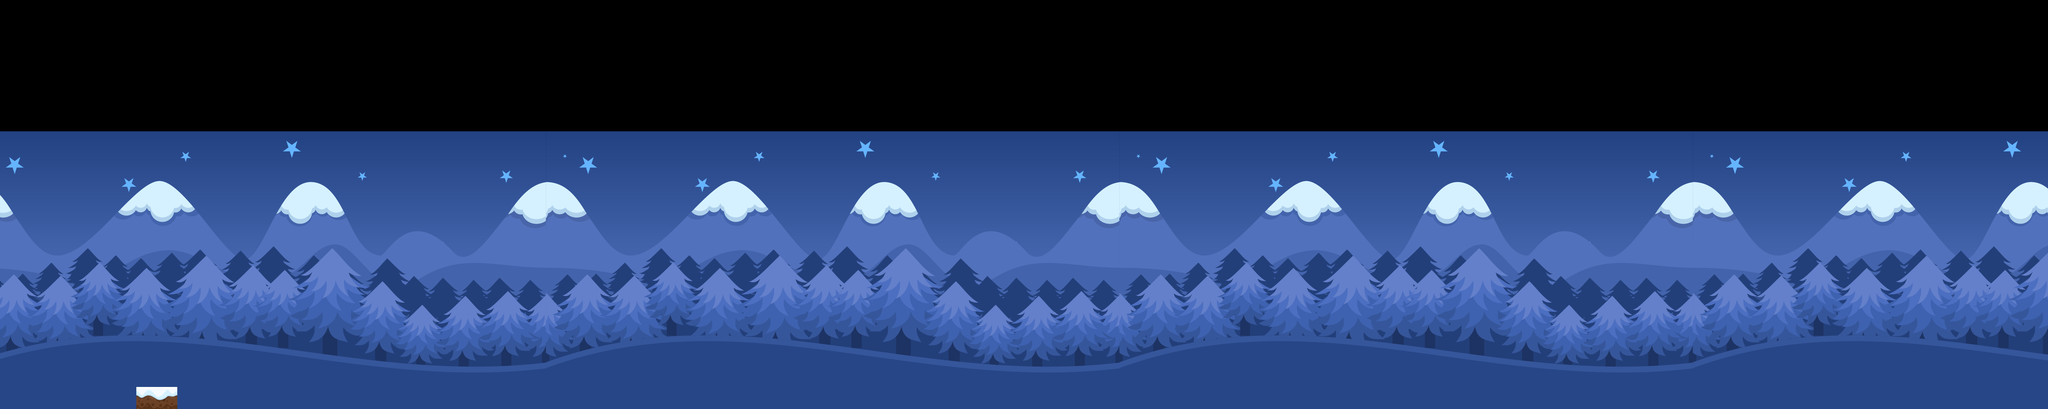

Below is a game level as drawn by its tile map, then a one-line description and the .tmx file that defines it, in full:
An orthogonal 50x10 tile map with 128x128 px tiles, 1 tile layer (Tile Layer 1), 2 tilesets.

<map version="1.0" tiledversion="1.1.2" orientation="orthogonal" renderorder="right-down" width="50" height="10" tilewidth="128" tileheight="128" infinite="0" nextobjectid="1">
 <tileset firstgid="1" name="level5" tilewidth="1800" tileheight="893" tilecount="60" columns="0">
  <grid orientation="orthogonal" width="1" height="1" />
  <tile id="0">
   <image width="133" height="65" source="../sprites/summer/objects/Bush1.png" />
  </tile>
  <tile id="1">
   <image width="133" height="65" source="../sprites/summer/objects/Bush2.png" />
  </tile>
  <tile id="2">
   <image width="73" height="47" source="../sprites/summer/objects/Bush3.png" />
  </tile>
  <tile id="3">
   <image width="73" height="46" source="../sprites/summer/objects/Bush4.png" />
  </tile>
  <tile id="4">
   <image width="77" height="77" source="../sprites/summer/objects/Crate.png" />
  </tile>
  <tile id="5">
   <image width="49" height="41" source="../sprites/summer/objects/Mushroom1.png" />
  </tile>
  <tile id="6">
   <image width="50" height="41" source="../sprites/summer/objects/Mushroom2.png" />
  </tile>
  <tile id="7">
   <image width="63" height="65" source="../sprites/summer/objects/Sign1.png" />
  </tile>
  <tile id="8">
   <image width="62" height="64" source="../sprites/summer/objects/Sign2.png" />
  </tile>
  <tile id="9">
   <image width="90" height="54" source="../sprites/summer/objects/Stone.png" />
  </tile>
  <tile id="10">
   <image width="116" height="44" source="../sprites/summer/objects/Tree1.png" />
  </tile>
  <tile id="11">
   <image width="282" height="301" source="../sprites/summer/objects/Tree2.png" />
  </tile>
  <tile id="12">
   <image width="282" height="275" source="../sprites/summer/objects/Tree3.png" />
  </tile>
  <tile id="13">
   <image width="128" height="128" source="../sprites/summer/tile/block1.png" />
  </tile>
  <tile id="14">
   <image width="128" height="128" source="../sprites/summer/tile/block2.png" />
  </tile>
  <tile id="15">
   <image width="128" height="128" source="../sprites/summer/tile/block3.png" />
  </tile>
  <tile id="16">
   <image width="129" height="129" source="../sprites/summer/tile/block4.png" />
  </tile>
  <tile id="17">
   <image width="128" height="128" source="../sprites/summer/tile/block6.png" />
  </tile>
  <tile id="18">
   <image width="128" height="128" source="../sprites/summer/tile/block7.png" />
  </tile>
  <tile id="19">
   <image width="128" height="128" source="../sprites/summer/tile/block8.png" />
  </tile>
  <tile id="20">
   <image width="128" height="128" source="../sprites/summer/tile/block9.png" />
  </tile>
  <tile id="21">
   <image width="128" height="128" source="../sprites/summer/tile/block10.png" />
  </tile>
  <tile id="22">
   <image width="128" height="128" source="../sprites/summer/tile/block11.png" />
  </tile>
  <tile id="23">
   <image width="128" height="128" source="../sprites/summer/tile/block12.png" />
  </tile>
  <tile id="24">
   <image width="128" height="128" source="../sprites/summer/tile/block13.png" />
  </tile>
  <tile id="25">
   <image width="128" height="128" source="../sprites/summer/tile/block14.png" />
  </tile>
  <tile id="26">
   <image width="128" height="93" source="../sprites/summer/tile/ledge.png" />
  </tile>
  <tile id="27">
   <image width="128" height="93" source="../sprites/summer/tile/ledge1.png" />
  </tile>
  <tile id="28">
   <image width="128" height="93" source="../sprites/summer/tile/ledge2.png" />
  </tile>
  <tile id="29">
   <image width="128" height="99" source="../sprites/summer/tile/water.png" />
  </tile>
  <tile id="30">
   <image width="128" height="128" source="../sprites/summer/tile/water2.png" />
  </tile>
  <tile id="31">
   <image width="101" height="101" source="../sprites/winter/Object/Crate.png" />
  </tile>
  <tile id="32">
   <image width="97" height="78" source="../sprites/winter/Object/Crystal.png" />
  </tile>
  <tile id="33">
   <image width="101" height="101" source="../sprites/winter/Object/IceBox.png" />
  </tile>
  <tile id="34">
   <image width="511" height="201" source="../sprites/winter/Object/Igloo.png" />
  </tile>
  <tile id="35">
   <image width="87" height="94" source="../sprites/winter/Object/Sign1.png" />
  </tile>
  <tile id="36">
   <image width="87" height="93" source="../sprites/winter/Object/Sign2.png" />
  </tile>
  <tile id="37">
   <image width="193" height="210" source="../sprites/winter/Object/SnowMan.png" />
  </tile>
  <tile id="38">
   <image width="124" height="78" source="../sprites/winter/Object/Stone.png" />
  </tile>
  <tile id="39">
   <image width="364" height="280" source="../sprites/winter/Object/Tree1.png" />
  </tile>
  <tile id="40">
   <image width="228" height="280" source="../sprites/winter/Object/Tree2.png" />
  </tile>
  <tile id="41">
   <image width="128" height="128" source="../sprites/winter/Tiles/winter1.png" />
  </tile>
  <tile id="42">
   <image width="128" height="128" source="../sprites/winter/Tiles/winter2.png" />
  </tile>
  <tile id="43">
   <image width="128" height="128" source="../sprites/winter/Tiles/winter3.png" />
  </tile>
  <tile id="44">
   <image width="128" height="128" source="../sprites/winter/Tiles/winter4.png" />
  </tile>
  <tile id="45">
   <image width="128" height="128" source="../sprites/winter/Tiles/winter5.png" />
  </tile>
  <tile id="46">
   <image width="128" height="128" source="../sprites/winter/Tiles/winter6.png" />
  </tile>
  <tile id="47">
   <image width="128" height="128" source="../sprites/winter/Tiles/winter7.png" />
  </tile>
  <tile id="48">
   <image width="128" height="128" source="../sprites/winter/Tiles/winter8.png" />
  </tile>
  <tile id="49">
   <image width="128" height="128" source="../sprites/winter/Tiles/winter9.png" />
  </tile>
  <tile id="50">
   <image width="128" height="128" source="../sprites/winter/Tiles/winter10.png" />
  </tile>
  <tile id="51">
   <image width="128" height="128" source="../sprites/winter/Tiles/winter11.png" />
  </tile>
  <tile id="52">
   <image width="128" height="128" source="../sprites/winter/Tiles/winter12.png" />
  </tile>
  <tile id="53">
   <image width="128" height="128" source="../sprites/winter/Tiles/winter13.png" />
  </tile>
  <tile id="54">
   <image width="128" height="93" source="../sprites/winter/Tiles/winter14.png" />
  </tile>
  <tile id="55">
   <image width="128" height="93" source="../sprites/winter/Tiles/winter15.png" />
  </tile>
  <tile id="56">
   <image width="128" height="93" source="../sprites/winter/Tiles/winter16.png" />
  </tile>
  <tile id="57">
   <image width="128" height="99" source="../sprites/winter/Tiles/winter17.png" />
  </tile>
  <tile id="58">
   <image width="128" height="128" source="../sprites/winter/Tiles/winter18.png" />
  </tile>
  <tile id="59">
   <image width="1800" height="893" source="../sprites/winter/BG/winterBG.png" />
  </tile>
 </tileset>
 <tileset firstgid="61" name="level5" tilewidth="1800" tileheight="893" tilecount="60" columns="0">
  <grid orientation="orthogonal" width="1" height="1" />
  <tile id="0">
   <image width="133" height="65" source="../sprites/summer/objects/Bush1.png" />
  </tile>
  <tile id="1">
   <image width="133" height="65" source="../sprites/summer/objects/Bush2.png" />
  </tile>
  <tile id="2">
   <image width="73" height="47" source="../sprites/summer/objects/Bush3.png" />
  </tile>
  <tile id="3">
   <image width="73" height="46" source="../sprites/summer/objects/Bush4.png" />
  </tile>
  <tile id="4">
   <image width="77" height="77" source="../sprites/summer/objects/Crate.png" />
  </tile>
  <tile id="5">
   <image width="49" height="41" source="../sprites/summer/objects/Mushroom1.png" />
  </tile>
  <tile id="6">
   <image width="50" height="41" source="../sprites/summer/objects/Mushroom2.png" />
  </tile>
  <tile id="7">
   <image width="63" height="65" source="../sprites/summer/objects/Sign1.png" />
  </tile>
  <tile id="8">
   <image width="62" height="64" source="../sprites/summer/objects/Sign2.png" />
  </tile>
  <tile id="9">
   <image width="90" height="54" source="../sprites/summer/objects/Stone.png" />
  </tile>
  <tile id="10">
   <image width="116" height="44" source="../sprites/summer/objects/Tree1.png" />
  </tile>
  <tile id="11">
   <image width="282" height="301" source="../sprites/summer/objects/Tree2.png" />
  </tile>
  <tile id="12">
   <image width="282" height="275" source="../sprites/summer/objects/Tree3.png" />
  </tile>
  <tile id="13">
   <image width="128" height="128" source="../sprites/summer/tile/block1.png" />
  </tile>
  <tile id="14">
   <image width="128" height="128" source="../sprites/summer/tile/block2.png" />
  </tile>
  <tile id="15">
   <image width="128" height="128" source="../sprites/summer/tile/block3.png" />
  </tile>
  <tile id="16">
   <image width="129" height="129" source="../sprites/summer/tile/block4.png" />
  </tile>
  <tile id="17">
   <image width="128" height="128" source="../sprites/summer/tile/block6.png" />
  </tile>
  <tile id="18">
   <image width="128" height="128" source="../sprites/summer/tile/block7.png" />
  </tile>
  <tile id="19">
   <image width="128" height="128" source="../sprites/summer/tile/block8.png" />
  </tile>
  <tile id="20">
   <image width="128" height="128" source="../sprites/summer/tile/block9.png" />
  </tile>
  <tile id="21">
   <image width="128" height="128" source="../sprites/summer/tile/block10.png" />
  </tile>
  <tile id="22">
   <image width="128" height="128" source="../sprites/summer/tile/block11.png" />
  </tile>
  <tile id="23">
   <image width="128" height="128" source="../sprites/summer/tile/block12.png" />
  </tile>
  <tile id="24">
   <image width="128" height="128" source="../sprites/summer/tile/block13.png" />
  </tile>
  <tile id="25">
   <image width="128" height="128" source="../sprites/summer/tile/block14.png" />
  </tile>
  <tile id="26">
   <image width="128" height="93" source="../sprites/summer/tile/ledge.png" />
  </tile>
  <tile id="27">
   <image width="128" height="93" source="../sprites/summer/tile/ledge1.png" />
  </tile>
  <tile id="28">
   <image width="128" height="93" source="../sprites/summer/tile/ledge2.png" />
  </tile>
  <tile id="29">
   <image width="128" height="99" source="../sprites/summer/tile/water.png" />
  </tile>
  <tile id="30">
   <image width="128" height="128" source="../sprites/summer/tile/water2.png" />
  </tile>
  <tile id="31">
   <image width="101" height="101" source="../sprites/winter/Object/Crate.png" />
  </tile>
  <tile id="32">
   <image width="97" height="78" source="../sprites/winter/Object/Crystal.png" />
  </tile>
  <tile id="33">
   <image width="101" height="101" source="../sprites/winter/Object/IceBox.png" />
  </tile>
  <tile id="34">
   <image width="511" height="201" source="../sprites/winter/Object/Igloo.png" />
  </tile>
  <tile id="35">
   <image width="87" height="94" source="../sprites/winter/Object/Sign1.png" />
  </tile>
  <tile id="36">
   <image width="87" height="93" source="../sprites/winter/Object/Sign2.png" />
  </tile>
  <tile id="37">
   <image width="193" height="210" source="../sprites/winter/Object/SnowMan.png" />
  </tile>
  <tile id="38">
   <image width="124" height="78" source="../sprites/winter/Object/Stone.png" />
  </tile>
  <tile id="39">
   <image width="364" height="280" source="../sprites/winter/Object/Tree1.png" />
  </tile>
  <tile id="40">
   <image width="228" height="280" source="../sprites/winter/Object/Tree2.png" />
  </tile>
  <tile id="41">
   <image width="128" height="128" source="../sprites/winter/Tiles/winter1.png" />
  </tile>
  <tile id="42">
   <image width="128" height="128" source="../sprites/winter/Tiles/winter2.png" />
  </tile>
  <tile id="43">
   <image width="128" height="128" source="../sprites/winter/Tiles/winter3.png" />
  </tile>
  <tile id="44">
   <image width="128" height="128" source="../sprites/winter/Tiles/winter4.png" />
  </tile>
  <tile id="45">
   <image width="128" height="128" source="../sprites/winter/Tiles/winter5.png" />
  </tile>
  <tile id="46">
   <image width="128" height="128" source="../sprites/winter/Tiles/winter6.png" />
  </tile>
  <tile id="47">
   <image width="128" height="128" source="../sprites/winter/Tiles/winter7.png" />
  </tile>
  <tile id="48">
   <image width="128" height="128" source="../sprites/winter/Tiles/winter8.png" />
  </tile>
  <tile id="49">
   <image width="128" height="128" source="../sprites/winter/Tiles/winter9.png" />
  </tile>
  <tile id="50">
   <image width="128" height="128" source="../sprites/winter/Tiles/winter10.png" />
  </tile>
  <tile id="51">
   <image width="128" height="128" source="../sprites/winter/Tiles/winter11.png" />
  </tile>
  <tile id="52">
   <image width="128" height="128" source="../sprites/winter/Tiles/winter12.png" />
  </tile>
  <tile id="53">
   <image width="128" height="128" source="../sprites/winter/Tiles/winter13.png" />
  </tile>
  <tile id="54">
   <image width="128" height="93" source="../sprites/winter/Tiles/winter14.png" />
  </tile>
  <tile id="55">
   <image width="128" height="93" source="../sprites/winter/Tiles/winter15.png" />
  </tile>
  <tile id="56">
   <image width="128" height="93" source="../sprites/winter/Tiles/winter16.png" />
  </tile>
  <tile id="57">
   <image width="128" height="99" source="../sprites/winter/Tiles/winter17.png" />
  </tile>
  <tile id="58">
   <image width="128" height="128" source="../sprites/winter/Tiles/winter18.png" />
  </tile>
  <tile id="59">
   <image width="1800" height="893" source="../sprites/winter/BG/winterBG.png" />
  </tile>
 </tileset>
 <layer name="Tile Layer 1" width="50" height="10" offsetx="-86.6667" offsety="24">
  <data encoding="csv">
0,0,0,0,0,0,0,0,0,0,0,0,0,0,0,0,0,0,0,0,0,0,0,0,0,0,0,0,0,0,0,0,0,0,0,0,0,0,0,0,0,0,0,0,0,0,0,0,0,0,
0,0,0,0,0,0,0,0,0,0,0,0,0,0,0,0,0,0,0,0,0,0,0,0,0,0,0,0,0,0,0,0,0,0,0,0,0,0,0,0,0,0,0,0,0,0,0,0,0,0,
0,0,0,0,0,0,0,0,0,0,0,0,0,0,0,0,0,0,0,0,0,0,0,0,0,0,0,0,0,0,0,0,0,0,0,0,0,0,0,0,0,0,0,0,0,0,0,0,0,0,
0,0,0,0,0,0,0,0,0,0,0,0,0,0,0,0,0,0,0,0,0,0,0,0,0,0,0,0,0,0,0,0,0,0,0,0,0,0,0,0,0,0,0,0,0,0,0,0,0,0,
0,0,0,0,0,0,0,0,0,0,0,0,0,0,0,0,0,0,0,0,0,0,0,0,0,0,0,0,0,0,0,0,0,0,0,0,0,0,0,0,0,0,0,0,0,0,0,0,0,0,
0,0,0,0,0,0,0,0,0,0,0,0,0,0,0,0,0,0,0,0,0,0,0,0,0,0,0,0,0,0,0,0,0,0,0,0,0,0,0,0,0,0,0,0,0,0,0,0,0,0,
0,0,0,0,0,0,0,0,0,0,0,0,0,0,0,0,0,0,0,0,0,0,0,0,0,0,0,0,0,0,0,0,0,0,0,0,0,0,0,0,0,0,0,0,0,0,0,0,0,0,
0,0,0,56,56,0,0,0,0,0,0,0,0,0,0,0,0,42,0,0,0,0,0,0,0,0,0,0,0,0,0,0,0,0,0,0,0,0,0,0,0,0,0,0,0,0,0,0,0,0,
0,0,0,0,56,0,0,0,0,0,0,0,0,0,0,0,0,0,0,0,0,0,0,0,0,0,0,0,0,0,0,0,0,0,0,0,0,0,0,0,0,0,0,0,0,0,0,0,0,0,
60,0,0,0,56,0,0,0,0,0,0,0,0,0,60,0,0,0,0,0,0,0,0,0,0,0,0,0,60,0,0,0,0,0,0,0,0,0,0,0,0,0,60,0,0,0,0,0,0,0
</data>
 </layer>
</map>
